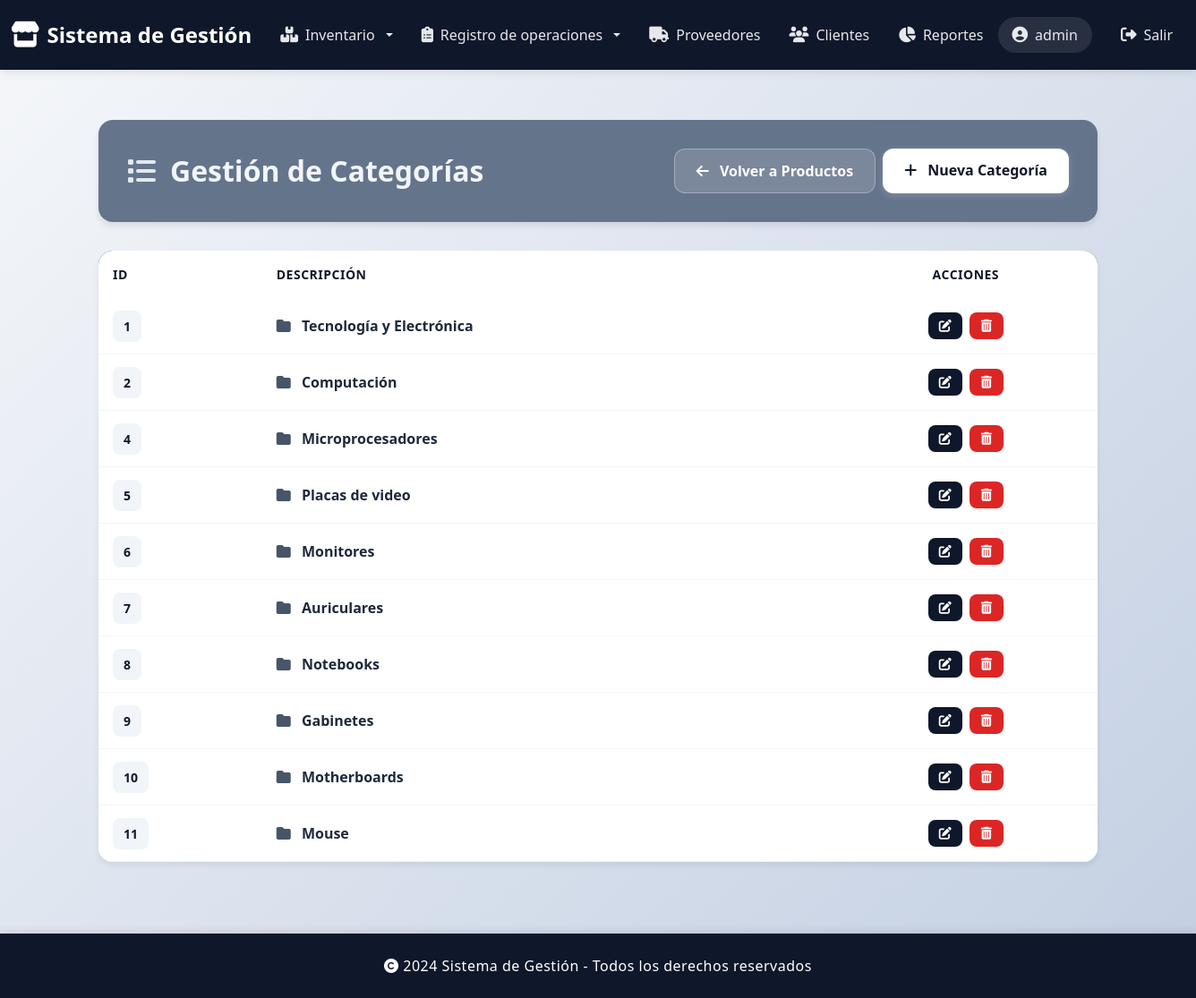
The app's page /productos/categorias/ (signed in) with its own data.
### gestionProductos/models.py (models this page shows, shortened)
class Categoria(models.Model):
    idCategoria = models.AutoField(primary_key=True)
    descripcion = models.CharField(max_length=50)
    class Meta:
        verbose_name='Categoría'
        verbose_name_plural='Categorías'

### gestionProductos/views.py (the view)
# urls.py: path("categorias/", views.categorias_list, name="categorias_list"),
@login_required
def categorias_list(request):
    categorias = Categoria.objects.all()
    return render(request, "categorias/categorias_list.html", {"categorias": categorias})

### gestionProductos/templates/categorias/categorias_list.html (shortened to what this page needs)
{% extends 'base.html' %}
{% load static %}
{% block content %}
<div class="container mt-4 mb-5">
    <div class="page-header bg-slate-neutral">
        <div class="d-flex justify-content-between align-items-center flex-wrap gap-3">
            <h2 class="text-slate-light">
                <i class="fas fa-list"></i>
                <span>Gestión de Categorías</span>
            </h2>
            <div class="d-flex gap-2 flex-wrap">
                <a href="{% url 'productos_list' %}" class="btn btn-back">
                    <i class="fas fa-arrow-left"></i> Volver a Productos
                </a>
                <a type="button" data-bs-toggle="modal" data-bs-target="#modalCategoria" title="Crear nueva categoría" class="btn btn-create">
                    <i class="fas fa-plus"></i> Nueva Categoría
                </a>
            </div>
        </div>
    </div>
    <div class="products-card card">
        <div class="card-body p-0">
            {% if categorias %}
            <div class="table-responsive">
                <table class="table border-light table-hover mb-0">
                    <thead class="bg-slate-primary">
                        <tr>
                            <th class="text-slate-primary">ID</th>
                            <th class="text-slate-primary">Descripción</th>
                            <th class="text-center text-slate-primary">Acciones</th>
                        </tr>
                    </thead>
                    <tbody>
                        {% for categoria in categorias %}
                        <tr>
                            <td>
                                <span class="badge-id">{{ categoria.idCategoria }}</span>
                            </td>
                            <td>
                                <i class="fas fa-folder me-2" style="color: var(--slate-accent);"></i>
                                <strong>{{ categoria.descripcion }}</strong>
                            </td>
                            <td>
                                <div class="action-buttons">
                                    <a href="{% url 'categoria_editar' categoria.idCategoria %}"
                                       class="btn btn-action btn-edit"
                                       title="Editar">
                                        <i class="fas fa-edit"></i>
                                    </a>
                                    <a href="{% url 'categoria_eliminar' categoria.idCategoria %}"
                                       class="btn btn-action btn-delete"
                                       title="Eliminar">
                                        <i class="fas fa-trash-alt"></i>
                                    </a>
                                </div>
                            </td>
                        </tr>
                        {% endfor %}
                    </tbody>
                </table>
            </div>
            {% endif %}
        </div>
    </div>
</div>
{% endblock %}

### templates/base.html (shortened to what this page needs)
<!DOCTYPE html>
<html lang="es">
<head>
    <link href="https://cdn.jsdelivr.net/npm/bootstrap@5.3.0/dist/css/bootstrap.min.css" rel="stylesheet">
    <link rel="stylesheet" href="https://cdnjs.cloudflare.com/ajax/libs/font-awesome/6.4.0/css/all.min.css">
</head>
<body>
    <nav class="navbar navbar-expand-lg navbar-dark">
        <div class="container-fluid">
            <a class="navbar-brand" href="/">
                <i class="fas fa-store"></i>
                <span>Sistema de Gestión</span>
            </a>
            <div class="collapse navbar-collapse" id="navbarNav">
                <ul class="navbar-nav me-auto">
                    <li class="nav-item dropdown">
                        <a class="nav-link dropdown-toggle" href="#" role="button" data-bs-toggle="dropdown" aria-expanded="false">
                            <i class="fas fa-boxes"></i> Inventario
                        </a>
                    </li>
                    <li class="nav-item dropdown">
                        <a class="nav-link dropdown-toggle" href="#" role="button" data-bs-toggle="dropdown" aria-expanded="false">
                            <i class="fa-solid fa-clipboard-list"></i> Registro de operaciones
                        </a>
                    </li>
                    <li class="nav-item">
                        <a class="nav-link" href="{% url 'proveedores_list' %}">
                            <i class="fas fa-truck"></i> Proveedores
                        </a>
                    </li>
                    <li class="nav-item">
                        <a class="nav-link" href="{% url 'clientes_list' %}">
                            <i class="fas fa-users"></i> Clientes
                        </a>
                    </li>
                    <li class="nav-item">
                        <a class="nav-link" href="{% url 'gestionInformes:dashboard' %}">
                            <i class="fa-solid fa-chart-pie"></i> Reportes
                        </a>
                    </li>
                </ul>
                <ul class="navbar-nav">
                    {% if user.is_authenticated %}
                        <li class="nav-item me-3">
                            <span class="nav-link">
                                <i class="fas fa-user-circle"></i> {{ user.username }}
                            </span>
                        </li>
                        <li class="nav-item">
                            <a class="nav-link" href="{% url 'logout' %}">
                                <i class="fas fa-sign-out-alt"></i> Salir
                            </a>
                        </li>
                    {% endif %}
                </ul>
            </div>
        </div>
    </nav>
    <main>
        {% block content %}{% endblock %}
    </main>
    <footer class="text-white text-center">
        <div class="container">
            <p class="mb-0">
                <i class="fas fa-copyright"></i> 2024 Sistema de Gestión - Todos los derechos reservados
            </p>
        </div>
    </footer>
</body>
</html>

### templates/base.html (style rules this page uses)
:root { --slate-primary: #0f172a; --slate-secondary: #1e293b; --slate-tertiary: #334155; --slate-accent: #475569; --slate-light: #f1f5f9; --slate-success: #10b981; --slate-neutral: #64748b; }
.text-slate-primary { color: var(--slate-primary) !important; }
.text-slate-light { color: var(--slate-light) !important; }
.bg-slate-primary { background-color: var(--slate-primary) !important; }
.bg-slate-neutral { background-color: var(--slate-neutral) !important; }
* { margin: 0; padding: 0; }
body { background: linear-gradient(135deg, #f5f7fa 0%, #c3cfe2 100%); display: flex; flex-direction: column; min-height: 100vh; font-family: 'Segoe UI', Tahoma, Geneva, Verdana, sans-serif; }
.navbar { background: #0f172a !important; box-shadow: 0 2px 10px rgba(0, 0, 0, 0.1); padding: 1rem 0; }
.navbar-brand { font-weight: 700; font-size: 1.5rem; color: #fff !important; transition: all 0.3s ease; display: flex; align-items: center; gap: 0.5rem; }
.navbar-brand i { font-size: 1.8rem; }
.nav-link { color: rgba(255, 255, 255, 0.9) !important; font-weight: 500; padding: 0.5rem 1rem !important; border-radius: 8px; transition: all 0.3s ease; display: flex; align-items: center; gap: 0.5rem; }
.nav-link i { font-size: 1.1rem; }
main { flex: 1; padding: 2rem 0; }
.card { border: none; border-radius: 15px; box-shadow: var(--card-shadow); transition: all 0.3s ease; overflow: hidden; }
footer { background: #0f172a; box-shadow: 0 -2px 10px rgba(0, 0, 0, 0.1); padding: 1.5rem 0; }
footer p { margin: 0; font-weight: 500; letter-spacing: 0.5px; }
.nav-item span.nav-link { background-color: rgba(255, 255, 255, 0.1); border-radius: 20px; padding: 0.5rem 1rem !important; }
html { scroll-behavior: smooth; }
main { animation: fadeIn 0.5s ease-in; }

### gestionProductos/templates/categorias/categorias_list.html (style rules this page uses)
.page-header { border-radius: 1rem; padding: 2rem; margin-bottom: 2rem; box-shadow: 0 4px 6px rgba(15, 23, 42, 0.1); }
.page-header h2 { margin: 0; font-weight: 700; display: flex; align-items: center; gap: 1rem; }
.page-header h2 i { font-size: 2rem; opacity: 0.9; }
.btn-create { background: white; color: var(--slate-primary); font-weight: 600; padding: 0.75rem 1.5rem; border-radius: 0.75rem; border: none; box-shadow: 0 2px 8px rgba(255, 255, 255, 0.2); transition: all 0.3s ease; }
.btn-create i { margin-right: 0.5rem; }
.btn-back { background: rgba(255, 255, 255, 0.15); color: white; font-weight: 600; padding: 0.75rem 1.5rem; border-radius: 0.75rem; border: 1px solid rgba(255, 255, 255, 0.3); transition: all 0.3s ease; }
.btn-back i { margin-right: 0.5rem; }
.products-card { border: none; border-radius: 1rem; box-shadow: 0 4px 6px rgba(15, 23, 42, 0.07); overflow: hidden; }
.table { margin: 0; }
.table thead th { color: white; font-weight: 600; text-transform: uppercase; font-size: 0.875rem; letter-spacing: 0.5px; padding: 1rem; border: none; vertical-align: middle; }
.table tbody tr { transition: all 0.2s ease; border-bottom: 1px solid var(--slate-light); }
.table tbody td { padding: 1rem; vertical-align: middle; color: var(--slate-secondary); font-weight: 500; }
.badge-id { background-color: var(--slate-light); color: var(--slate-primary); padding: 0.5rem 0.75rem; border-radius: 0.5rem; font-weight: 600; font-size: 0.875rem; }
.action-buttons { display: flex; gap: 0.5rem; justify-content: center; flex-wrap: wrap; }
.btn-action { padding: 0.5rem 0.75rem; border-radius: 0.5rem; border: none; transition: all 0.2s ease; font-size: 0.875rem; display: inline-flex; align-items: center; justify-content: center; min-width: 38px; }
.btn-edit { background-color: var(--slate-primary); color: white; }
.btn-delete { background-color: #dc2626; color: white; }
.products-card { animation: fadeIn 0.5s ease; }

### records on screen
Categoria: idCategoria "1", descripcion "Tecnología y Electrónica"
Categoria: idCategoria "2", descripcion "Computación"
Categoria: idCategoria "4", descripcion "Microprocesadores"
Categoria: idCategoria "5", descripcion "Placas de video"
Categoria: idCategoria "6", descripcion "Monitores"
Categoria: idCategoria "7", descripcion "Auriculares"
Categoria: idCategoria "8", descripcion "Notebooks"
Categoria: idCategoria "9", descripcion "Gabinetes"
Categoria: idCategoria "10", descripcion "Motherboards"
Categoria: idCategoria "11", descripcion "Mouse"

### other values on screen
{{ user.username }} "admin"
